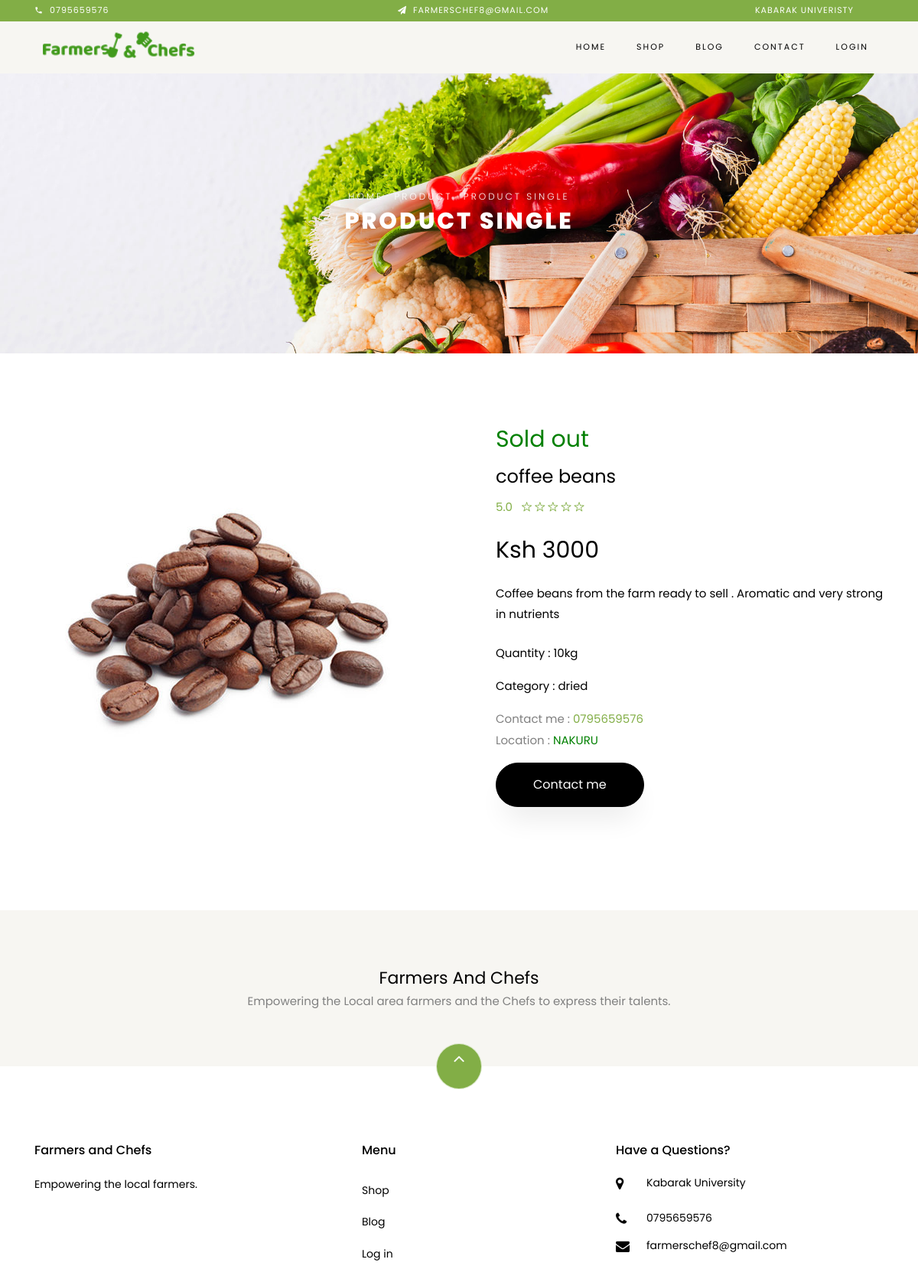
Screenshot of /product-single.php?info=6 with the database file from the repository.
### tables this page shows
CREATE TABLE `products` (
  `id` int(11) NOT NULL,
  `title` varchar(55) NOT NULL,
  `category` varchar(50) NOT NULL,
  `description` varchar(1000) NOT NULL,
  `amount` int(11) NOT NULL,
  `quantity` varchar(100) NOT NULL,
  `sold_available` varchar(50) NOT NULL,
  `img_dir` varchar(1000) NOT NULL,
  `user_id` int(11) NOT NULL
);

CREATE TABLE `users` (
  `id` int(11) NOT NULL,
  `names` varchar(55) NOT NULL,
  `email` varchar(55) NOT NULL,
  `password` varchar(100) NOT NULL,
  `phonenumber` varchar(10) NOT NULL,
  `last_login` timestamp NOT NULL DEFAULT CURRENT_TIMESTAMP ON UPDATE CURRENT_TIMESTAMP,
  `location` varchar(50) NOT NULL,
  `type` varchar(50) NOT NULL
);

### product-single.php (the view, shortened to what this page needs)
<!DOCTYPE html>
<html lang="en">
  <head>
    <link rel="stylesheet" href="css/open-iconic-bootstrap.min.css">
    <link rel="stylesheet" href="css/animate.css">
    <link rel="stylesheet" href="css/owl.carousel.min.css">
    <link rel="stylesheet" href="css/owl.theme.default.min.css">
    <link rel="stylesheet" href="css/magnific-popup.css">
    <link rel="stylesheet" href="css/aos.css">
    <link rel="stylesheet" href="css/ionicons.min.css">
    <link rel="stylesheet" href="css/bootstrap-datepicker.css">
    <link rel="stylesheet" href="css/jquery.timepicker.css">
    <link rel="stylesheet" href="css/flaticon.css">
    <link rel="stylesheet" href="css/icomoon.css">
    <link rel="stylesheet" href="css/style.css">
    <link rel="stylesheet" type="text/css" href="contactme.css">
  </head>
<?php
include 'init/config.php';
$product_id = $_GET['info'];
$product_info = $db->query("SELECT * FROM products WHERE id = $product_id");
$details = mysqli_fetch_assoc($product_info);
$contactme = $db->query("SELECT * FROM products INNER JOIN users ON products.user_id = users.id
                         WHERE products.id = $product_id");
$contactme_info = mysqli_fetch_assoc($contactme);
?>
  <body class="goto-here">
    <?php  include'navbar.php'; ?>
    <div class="hero-wrap hero-bread" style="background-image: url('images/bg_1.jpg');">
      <div class="container">
        <div class="row no-gutters slider-text align-items-center justify-content-center">
          <div class="col-md-9   text-center">
          	<p class="breadcrumbs"><span class="mr-2"><a href="index.php">Home</a></span> <span class="mr-2"><a href="shop.php">Product</a></span> <span>Product Single</span></p>
            <h1 class="mb-0 bread">Product Single</h1>
          </div>
        </div>
      </div>
    </div>
    <section class="ftco-section">
    	<div class="container">
    		<div class="row">
    			<div class="col-lg-6 mb-5  ">
    				<a href="images/product-1.jpg" class="image-popup"><img src="<?= $details['img_dir']; ?>" class="img-fluid" alt="Colorlib Template"></a>
    			</div>
    			<div class="col-lg-6 product-details pl-md-5  ">
            <h3 style="color: green;"><?= $details['sold_available']; ?></h3>
    				<h4><?= $details['title']; ?></h4>
    				<div class="rating d-flex">
							<p class="text-left mr-4">
								<a href="#" class="mr-2">5.0</a>
								<a href="#"><span class="ion-ios-star-outline"></span></a>
								<a href="#"><span class="ion-ios-star-outline"></span></a>
								<a href="#"><span class="ion-ios-star-outline"></span></a>
								<a href="#"><span class="ion-ios-star-outline"></span></a>
								<a href="#"><span class="ion-ios-star-outline"></span></a>
							</p>
						</div>
    				<p class="price"><span>Ksh <?= $details['amount']; ?></span></p>
    				<p style="color: black;"><?= $details['description']; ?></p>
						<div class="row mt-4">
	          	<div class="col-md-12">
	          		<p style="color: #000;">Quantity : <?= $details['quantity']; ?></p>
                <p style="color: #000;">Category  :  <?= $details['category']; ?></p>
                <p>Contact me  : <a href="tel://1234567920"><?= $contactme_info['phonenumber']; ?></a></p>
                <p style="margin-top: -3%;">Location  : <font style="color: green"><?= $contactme_info['location']; ?></font></p>
	          	</div>
          	</div>
    <a  class="btn btn-black py-3 px-5" onclick="document.getElementById('id01').style.display='block'" style="color: #fff;">Contact me</a>
    			</div>
    		</div>
    	</div>
    </section>
	  <?php include'bottomnav.php'; ?>
  </body>
</html>

### rows the page displays
products: img_dir (picture), sold_available "Sold out", title "coffee beans", amount "3000", description "Coffee beans from the farm ready to sell . Aromatic and very strong in nutrients", quantity "10kg", category "dried", user.phonenumber "0795659576", user.location "NAKURU"
